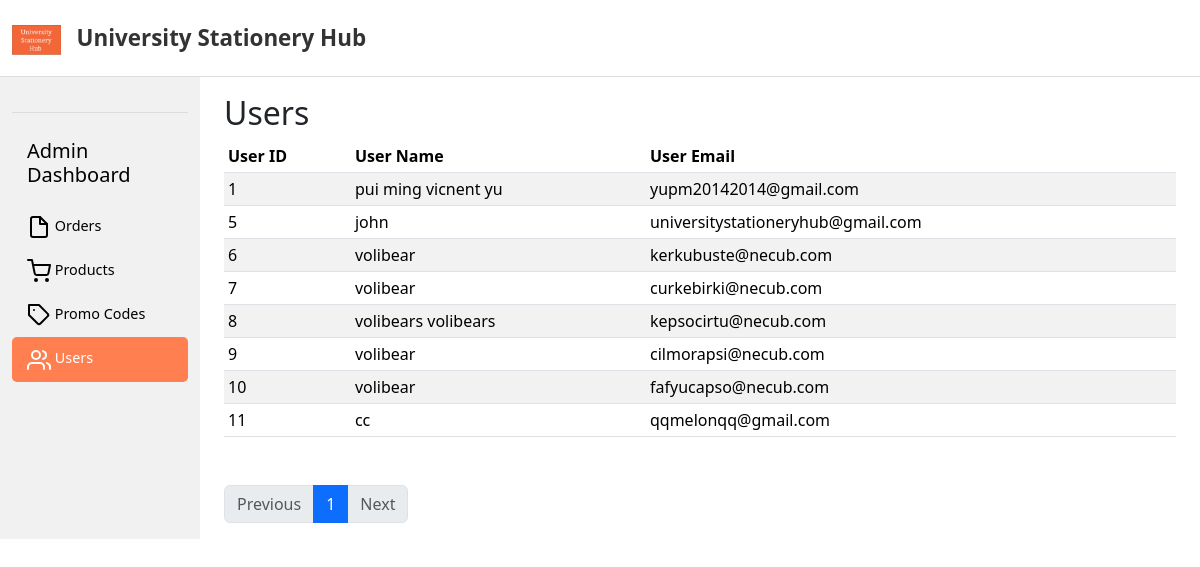
/admin/users.php, run on the app's committed database.
### tables this page shows
CREATE TABLE `users` (
  `user_id` int(11) NOT NULL AUTO_INCREMENT,
  `user_name` varchar(100) NOT NULL,
  `user_email` varchar(100) NOT NULL,
  `user_password` varchar(100) NOT NULL,
  `reset_token_hash` varchar(64) DEFAULT NULL,
  `reset_token_expires_at` datetime DEFAULT NULL,
  `verification_token` varchar(255) DEFAULT NULL,
  `is_verified` tinyint(1) NOT NULL DEFAULT 0,
  `created_at` timestamp NOT NULL DEFAULT current_timestamp(),
  PRIMARY KEY (`user_id`), 
  UNIQUE KEY `UK_constraint` (`user_email`), 
  UNIQUE KEY `reset_token_hash` (`reset_token_hash`) 
);

### admin/users.php (the view, shortened to what this page needs)
<?php
include('header.php');
include('../server/connection.php');
$page_no = isset($_GET['page_no']) && $_GET['page_no'] != "" ? intval($_GET['page_no']) : 1;
$total_records_per_page = 10;
$offset = ($page_no - 1) * $total_records_per_page;
$stmt1 = $conn->prepare("SELECT COUNT(*) AS total_records FROM users");
$stmt1->execute();
$stmt1->bind_result($total_records);
$total_no_of_pages = ceil($total_records / $total_records_per_page);
$stmt2 = $conn->prepare("SELECT user_id, user_name, user_email FROM users ORDER BY user_id ASC LIMIT ?, ?");
$stmt2->bind_param('ii', $offset, $total_records_per_page);
$stmt2->execute();
$users = $stmt2->get_result();
?>
<div class="container-fluid">
  <div class="row">
    <?php include('sidemenu.php'); ?>
    <main class="col-md-9 ms-sm-auto col-lg-10 px-md-4">
      <br>
      <h2>Users</h2>
      <div class="table-responsive">
        <table class="table table-striped table-sm">
          <thead>
            <tr>
              <th scope="col">User ID</th>
              <th scope="col">User Name</th>
              <th scope="col">User Email</th>
            </tr>
          </thead>
          <tbody>
            <?php foreach ($users as $user) { ?>
              <tr>
                <td><?php echo $user['user_id']; ?></td>
                <td><?php echo htmlspecialchars($user['user_name']); ?></td>
                <td><?php echo htmlspecialchars($user['user_email']); ?></td>
              </tr>
            <?php } ?>
          </tbody>
        </table>
        <nav aria-label="Page navigation example" class="mx-auto">
          <ul class="pagination mt-5 mx-auto">
            <li class="page-item <?php if ($page_no <= 1)
              echo 'disabled'; ?>">
              <a class="page-link" href="<?php if ($page_no <= 1) {
                echo '#';
              } else {
                echo "?page_no=" . ($page_no - 1);
              } ?>">Previous</a>
            </li>
              <?php
              if ($total_no_of_pages > 0) {
                for ($i = 1; $i <= $total_no_of_pages; $i++) {
                  $active = ($i == $page_no) ? 'active' : '';
                  echo '<li class="page-item ' . $active . '"><a class="page-link" href="?page_no=' . $i . '">' . $i . '</a></li>';
                }
              }
              ?>
              <?php
              $next_offset = $page_no * $total_records_per_page;
              $show_next = ($next_offset < $total_records);
              ?>
              <li class="page-item <?php if (!$show_next) echo 'disabled'; ?>">
                <a class="page-link" href="<?php if (!$show_next) {
                  echo '#';
                } else {
                  echo "?page_no=" . ($page_no + 1);
                } ?>">Next</a>
              </li>
          </ul>
        </nav>
      </div>
    </main>
  </div>
</div>

### admin/header.php (style rules this page uses)
body { margin-top: 70px; }

### data on the page
users: user_id "1", user_name "pui ming vicnent yu", user_email "yupm20142014@gmail.com"
users: user_id "5", user_name "john", user_email "universitystationeryhub@gmail.com"
users: user_id "6", user_name "volibear", user_email "kerkubuste@necub.com"
users: user_id "7", user_name "volibear", user_email "curkebirki@necub.com"
users: user_id "8", user_name "volibears volibears", user_email "kepsocirtu@necub.com"
users: user_id "9", user_name "volibear", user_email "cilmorapsi@necub.com"
users: user_id "10", user_name "volibear", user_email "fafyucapso@necub.com"
users: user_id "11", user_name "cc", user_email "qqmelonqq@gmail.com"
